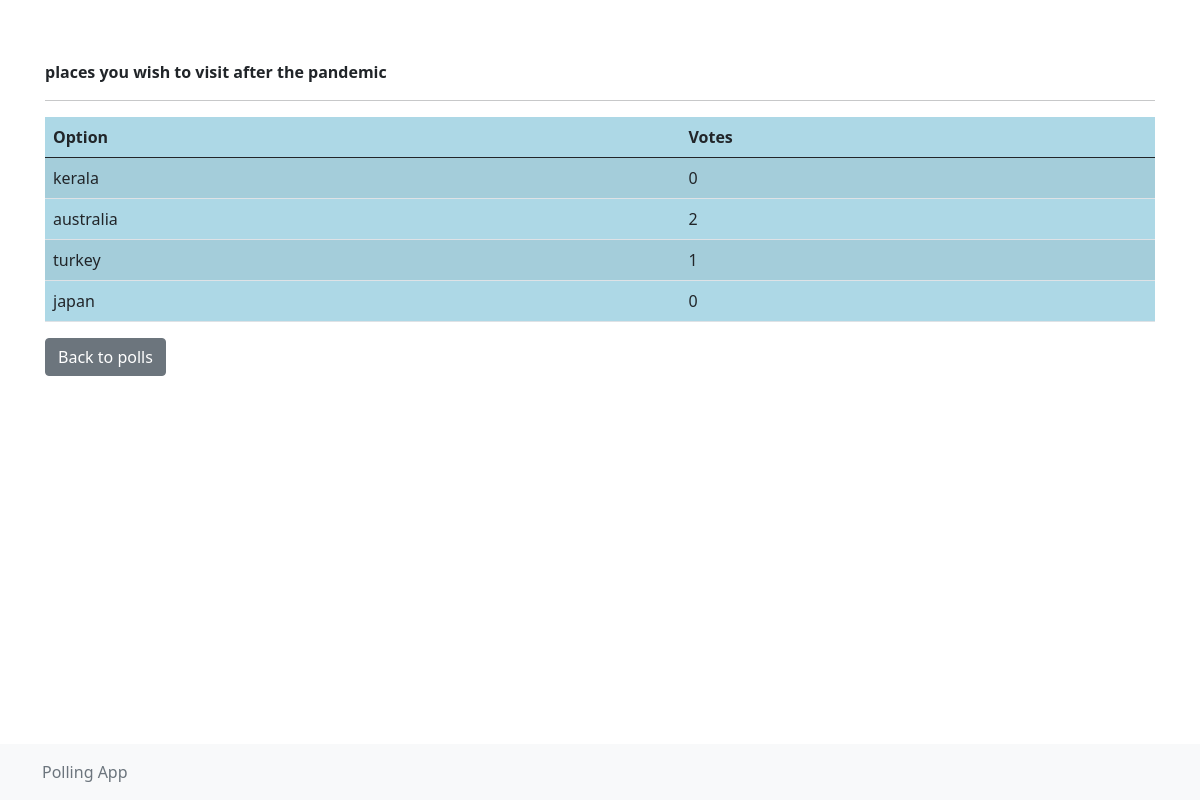
The page /viewResult23/ on the database its author committed.
### PollApp/models.py (models this page shows)
class CreatePoll(models.Model):
	register=models.ForeignKey(Register,on_delete=models.CASCADE,default='1')
	question=models.CharField(max_length=200,blank=False)
	option1=models.CharField(max_length=100,blank=False)
	option2=models.CharField(max_length=100,blank=False)
	option3=models.CharField(max_length=100,blank=False)
	option4=models.CharField(max_length=100,blank=False)
	option1_count=models.IntegerField(default=0)
	option2_count=models.IntegerField(default=0)
	option3_count=models.IntegerField(default=0)
	option4_count=models.IntegerField(default=0)

### PollApp/views.py (the view)
# urls.py: path('viewResult<int:id>/',views.viewResult,name='viewResult'),
def viewResult(request,id):
	result=CreatePoll.objects.get(id=id)
	return render(request,'viewResult.html',{'result':result})

### PollApp/templates/viewResult.html (shortened to what this page needs)
{% extends 'base.html' %}
	{% block content %}
			<strong>{{result.question}}</strong>
			<hr>
			<table class="table table-striped" bgcolor="lightblue">
				<thead>
					<tr>
						<th>Option</th>
						<th>Votes</th>
					</tr>
				</thead>
				<tbody>
					<tr>
						<td>{{result.option1}}</td>
						<td>{{result.option1_count}}</td>
					</tr>
					<tr>
						<td>{{result.option2}}</td>
						<td>{{result.option2_count}}</td>
					</tr>
					<tr>
						<td>{{result.option3}}</td>
						<td>{{result.option3_count}}</td>
					</tr>
					<tr>
						<td>{{result.option4}}</td>
						<td>{{result.option4_count}}</td>
					</tr>
				</tbody>
		</table>
		<a href="{% url 'PollApp:displayPoll' result.id %}" class="btn btn-secondary">Back to polls</a>
	{% endblock %}

### rows shown on the page
CreatePoll: question "places you wish to visit after the pandemic", option1 "kerala", option1_count "0", option2 "australia", option2_count "2", option3 "turkey", option3_count "1", option4 "japan", option4_count "0"
